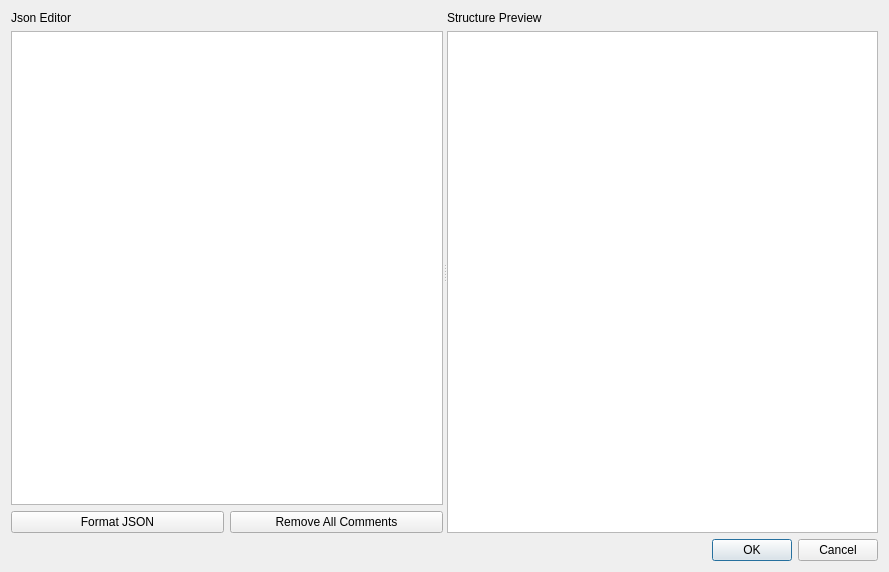
<?xml version="1.0" encoding="UTF-8"?>
<ui version="4.0">
 <class>JsonEditor</class>
 <widget class="QDialog" name="JsonEditor">
  <property name="windowModality">
   <enum>Qt::ApplicationModal</enum>
  </property>
  <property name="geometry">
   <rect>
    <x>0</x>
    <y>0</y>
    <width>889</width>
    <height>572</height>
   </rect>
  </property>
  <property name="windowTitle">
   <string>JSON Editor</string>
  </property>
  <property name="modal">
   <bool>true</bool>
  </property>
  <layout class="QGridLayout" name="gridLayout_3">
   <item row="0" column="0" colspan="2">
    <widget class="QSplitter" name="splitter">
     <property name="orientation">
      <enum>Qt::Horizontal</enum>
     </property>
     <property name="childrenCollapsible">
      <bool>false</bool>
     </property>
     <widget class="QWidget" name="layoutWidgetx">
      <layout class="QGridLayout" name="gridLayout">
       <item row="1" column="0" colspan="2">
        <widget class="QTextEdit" name="jsonEditor">
         <property name="font">
          <font>
           <family>Monospace</family>
          </font>
         </property>
         <property name="lineWrapMode">
          <enum>QTextEdit::NoWrap</enum>
         </property>
         <property name="acceptRichText">
          <bool>false</bool>
         </property>
        </widget>
       </item>
       <item row="2" column="0">
        <widget class="QPushButton" name="formatJsonBtn">
         <property name="text">
          <string>Format JSON</string>
         </property>
        </widget>
       </item>
       <item row="2" column="1">
        <widget class="QPushButton" name="removeCommentsBtn">
         <property name="text">
          <string>Remove All Comments</string>
         </property>
        </widget>
       </item>
       <item row="0" column="0" colspan="2">
        <widget class="QLabel" name="label">
         <property name="text">
          <string>Json Editor</string>
         </property>
        </widget>
       </item>
      </layout>
     </widget>
     <widget class="QWidget" name="layoutWidget">
      <layout class="QGridLayout" name="gridLayout_2">
       <item row="0" column="0">
        <widget class="QLabel" name="label_2">
         <property name="text">
          <string>Structure Preview</string>
         </property>
        </widget>
       </item>
       <item row="1" column="0">
        <widget class="QTreeView" name="jsonTree">
         <property name="editTriggers">
          <set>QAbstractItemView::NoEditTriggers</set>
         </property>
         <property name="alternatingRowColors">
          <bool>true</bool>
         </property>
         <property name="indentation">
          <number>15</number>
         </property>
         <property name="uniformRowHeights">
          <bool>true</bool>
         </property>
         <property name="allColumnsShowFocus">
          <bool>true</bool>
         </property>
         <attribute name="headerCascadingSectionResizes">
          <bool>true</bool>
         </attribute>
         <attribute name="headerMinimumSectionSize">
          <number>132</number>
         </attribute>
         <attribute name="headerDefaultSectionSize">
          <number>152</number>
         </attribute>
        </widget>
       </item>
      </layout>
     </widget>
    </widget>
   </item>
   <item row="1" column="0">
    <widget class="QLabel" name="jsonValidateStatus">
     <property name="text">
      <string/>
     </property>
    </widget>
   </item>
   <item row="1" column="1">
    <widget class="QDialogButtonBox" name="buttonBox">
     <property name="orientation">
      <enum>Qt::Horizontal</enum>
     </property>
     <property name="standardButtons">
      <set>QDialogButtonBox::Cancel|QDialogButtonBox::Ok</set>
     </property>
    </widget>
   </item>
  </layout>
 </widget>
 <tabstops>
  <tabstop>jsonEditor</tabstop>
  <tabstop>formatJsonBtn</tabstop>
  <tabstop>removeCommentsBtn</tabstop>
  <tabstop>jsonTree</tabstop>
 </tabstops>
 <resources/>
 <connections>
  <connection>
   <sender>buttonBox</sender>
   <signal>accepted()</signal>
   <receiver>JsonEditor</receiver>
   <slot>accept()</slot>
   <hints>
    <hint type="sourcelabel">
     <x>248</x>
     <y>254</y>
    </hint>
    <hint type="destinationlabel">
     <x>157</x>
     <y>274</y>
    </hint>
   </hints>
  </connection>
  <connection>
   <sender>buttonBox</sender>
   <signal>rejected()</signal>
   <receiver>JsonEditor</receiver>
   <slot>reject()</slot>
   <hints>
    <hint type="sourcelabel">
     <x>316</x>
     <y>260</y>
    </hint>
    <hint type="destinationlabel">
     <x>286</x>
     <y>274</y>
    </hint>
   </hints>
  </connection>
 </connections>
</ui>
